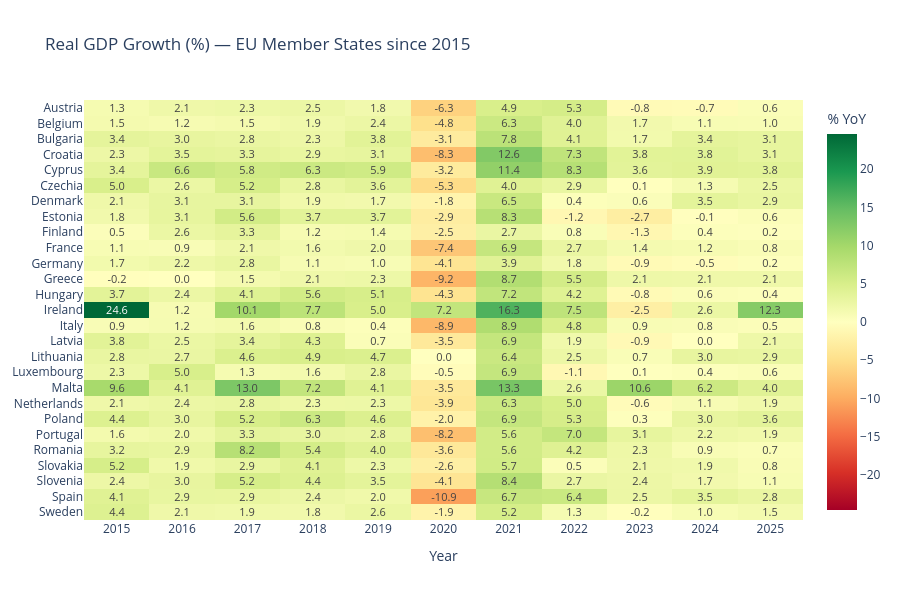

The notebook cell this image was saved under:
### Markdown cell above
## 1 — GDP Growth: Who's Growing and Who's Stalling?

Real GDP growth (chain-linked volumes) strips out inflation to show the
*actual* expansion or contraction of an economy. The heatmap below makes
it easy to spot the **COVID cliff in 2020** and the uneven recovery that
followed.

### Code cell
df_gdp = db.sql("""
    select g.country_code, c.country_name, g.year, g.real_gdp_growth_pct
    from gold.gold_fct_gdp g
    join gold.gold_dim_countries c using (country_code)
    where c.is_eu_member
      and cast(g.year as integer) >= 2015
      and g.real_gdp_growth_pct is not null
    order by country_name, year
""").df()

pivot = df_gdp.pivot(index="country_name", columns="year", values="real_gdp_growth_pct")

fig = px.imshow(
    pivot,
    color_continuous_scale="RdYlGn",
    color_continuous_midpoint=0,
    title="Real GDP Growth (%) — EU Member States since 2015",
    labels=dict(x="Year", y="", color="Growth %"),
    aspect="auto",
    text_auto=".1f",
)
fig.update_layout(height=600, coloraxis_colorbar=dict(title="% YoY"))
fig.show()

### Figure 1 — Plotly figure (JSON) as saved in the notebook; plotly's stock layout.template omitted (floating-point values rounded to 4 significant figures; data arrays with more than 128 entries replaced by an {"elided": "..."} marker saying what was removed)
{"data": [{"coloraxis": "coloraxis", "hovertemplate": "Year: %{x}<br>y: %{y}<br>Growth %: %{z}<extra></extra>", "name": "0", "texttemplate": "%{z:.1f}", "type": "heatmap", "x": ["2015", "2016", "2017", "2018", "2019", "2020", "2021", "2022", "2023", "2024", "2025"], "xaxis": "x", "y": ["Austria", "Belgium", "Bulgaria", "Croatia", "Cyprus", "Czechia", "Denmark", "Estonia", "Finland", "France", "Germany", "Greece", "Hungary", "Ireland", "Italy", "Latvia", "Lithuania", "Luxembourg", "Malta", "Netherlands", "Poland", "Portugal", "Romania", "Slovakia", "Slovenia", "Spain", "Sweden"], "yaxis": "y", "z": {"elided": "27x11 float values"}}], "layout": {"coloraxis": {"cmid": 0, "colorbar": {"title": {"text": "% YoY"}}, "colorscale": [[0, "rgb(165,0,38)"], [0.1, "rgb(215,48,39)"], [0.2, "rgb(244,109,67)"], [0.3, "rgb(253,174,97)"], [0.4, "rgb(254,224,139)"], [0.5, "rgb(255,255,191)"], [0.6, "rgb(217,239,139)"], [0.7, "rgb(166,217,106)"], [0.8, "rgb(102,189,99)"], [0.9, "rgb(26,152,80)"], [1, "rgb(0,104,55)"]]}, "height": 600, "title": {"text": "Real GDP Growth (%) — EU Member States since 2015"}, "xaxis": {"anchor": "y", "domain": [0, 1], "title": {"text": "Year"}}, "yaxis": {"anchor": "x", "autorange": "reversed", "domain": [0, 1]}}}
